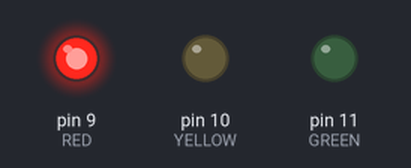
Recording of a sketch running on a simulated Arduino Uno, built with avr-gcc and run on an emulated ATmega328P. Parts: output pins drawn as LEDs (lit = HIGH).

Above: at 1.0 s.
At 3.0 s:
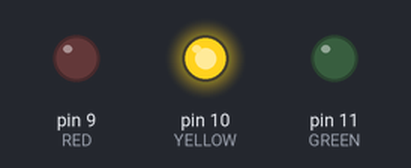
At 5.0 s:
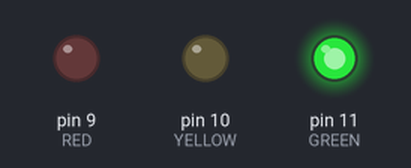
Timing chart, 0 to 7.8 s (numbered marks = the images above):
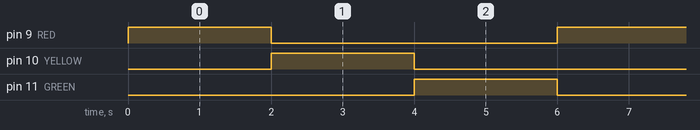

The sketch:

Script.ino
```cpp
//My Traffic Light Simulation With Arduino!

int RED = 9;       //9 = RED
int YELLOW = 10;   //10 = YELLOW
int GREEN = 11;    //11 = GREEN

void setup()
{
  pinMode(9, OUTPUT);
  pinMode(10, OUTPUT);
  pinMode(11, OUTPUT);
}

void loop()
{
  digitalWrite(RED, HIGH);
  delay(2000); // Wait for 2000 millisecond(s)
  digitalWrite(RED, LOW);
  digitalWrite(YELLOW, HIGH);
  delay(2000); // Wait for 2000 millisecond(s)
  digitalWrite(YELLOW, LOW);
  digitalWrite(GREEN, HIGH);
  delay(2000); // Wait for 2000 millisecond(s)
  digitalWrite(GREEN, LOW);
}
```

Measured:
- by itself, pin 9 (RED), pin 10 (YELLOW), pin 11 (GREEN): alternates HIGH for 2.0 s and LOW for 4.0 s
- by itself, everything shown: repeats every 6.0 s, in 4 steps
